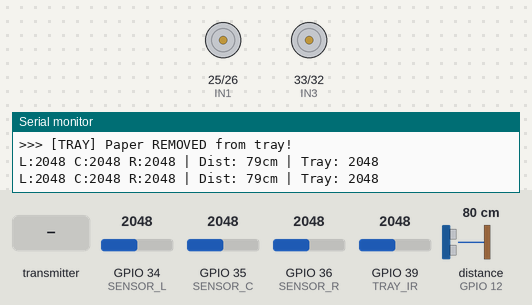
A sketch run on a simulated ESP32. Shown: motor-driver pin pairs drawn as motors (green arrow = first pin HIGH = forward, orange = second pin HIGH = backward, longer = more drive, scaled by the enable pin), the last lines printed to the serial monitor. Wiring (inferred from the names in the program): ultrasonic range finder: trigger GPIO 13; echo GPIO 12. The inputs (shaded band) are chosen by the test bench; at power-on: GPIO 39 (TRAY_IR) = 2048, GPIO 34 (SENSOR_L) = 2048, GPIO 35 (SENSOR_C) = 2048, GPIO 36 (SENSOR_R) = 2048, distance to the obstacle (sensor on GPIO 12) 80 cm. The echo pulse lasts 58.3 µs per cm.

Above: at 1.2 s.
1.3 s: GPIO 39 (TRAY_IR) set to 2866
2.8 s: the transmitter starts sending requestActive = 1
At 13.3 s:
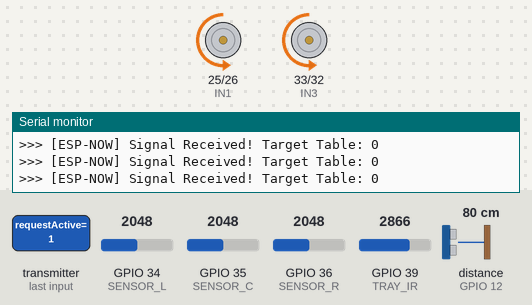
Timing chart, 0 to 24.9 s (numbered marks = the images above; inputs shaded):
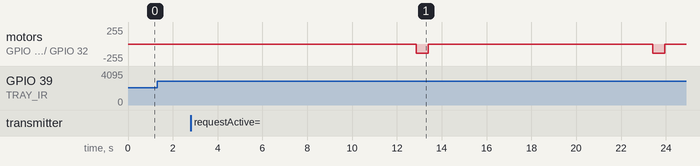

The sketch:

Robotics-ESP32.ino
```cpp
#include <Arduino.h>   // Core Arduino library for ESP32
#include <SPI.h>       // Serial Peripheral Interface for RFID communication
#include <MFRC522.h>   // Library for the MFRC522 RFID reader
#include <esp_now.h>   // ESP-NOW protocol for wireless communication
#include <WiFi.h>      // Required for ESP32 WiFi/ESP-NOW features

// ================= PIN DEFINITIONS =================
#define ENA 14         // PWM pin for Left Motor speed control
#define IN1 25
#define IN2 26
#define ENB 27         // PWM pin for Right Motor speed control
#define IN3 33
#define IN4 32

#define SS_PIN     5   // SDA (Slave Select) pin
#define RST_PIN    22  // Reset pin

#define TRIG       13  // outputs pulse
#define ECHO       12  // receives pulse

#define SENSOR_L   34  // Left IR Line Sensor (Analog input)
#define SENSOR_C   35  // Center IR Line Sensor (Analog input)
#define SENSOR_R   36  // Right IR Line Sensor (Analog input)

#define TRAY_IR    39  // IR Sensor for paper detection (Analog input)

// ================= SETTINGS & CONSTANTS =================
const int THRESHOLD      = 2000;  // Analog value above which the sensor "sees" black
const int TRAY_THRESHOLD = 2500;  // Threshold to determine if paper is present
const int SPEED          = 140;   // General driving speed (0-255)
const int TURN_SPD       = 160;   // Turning speed
const int DIST_STOP      = 15;    // Stop distance if obstacle is detected (cm)

bool systemActive = false;        // Flag to track if the robot is currently moving
bool paperPresent = true;         // Flag to track the paper's presence on the tray
unsigned long lastDebugTime = 0;  // Timer for serial print intervals
unsigned long lastRFIDTime  = 0;  // Timer to prevent repeat RFID scans

MFRC522 rfid(SS_PIN, RST_PIN);     // Create MFRC522 instance

// Data structure for ESP-NOW messages
typedef struct struct_message {
    int tableID;
    bool requestActive;
} struct_message;
struct_message incomingData;

// ================= COMMUNICATION CALLBACK =================
// runs automatically whenever a signal is received from another ESP32
void OnDataRecv(const esp_now_recv_info *info, const uint8_t *incoming, int len) {
  memcpy(&incomingData, incoming, sizeof(incomingData)); // Copy received data to our structure
  if(incomingData.requestActive) {                        // Check if the signal is an "Active" request
    systemActive = true;                                  // Wake up the robot
    Serial.printf(">>> [ESP-NOW] Signal Received! Target Table: %d\n", incomingData.tableID);
  }
}

// ================= MOTOR CONTROL =================
void drive(int lSpd, int rSpd) {
  digitalWrite(IN1, LOW); digitalWrite(IN2, HIGH);  // Set Left Motor direction forward
  digitalWrite(IN3, LOW); digitalWrite(IN4, HIGH);  // Set Right Motor direction forward
  ledcWrite(ENA, lSpd); ledcWrite(ENB, rSpd);        // Apply PWM speed to both motors
}

void stopMotors() {
  digitalWrite(IN1, LOW); digitalWrite(IN2, LOW);    // Stop power to motors
  digitalWrite(IN3, LOW); digitalWrite(IN4, LOW);
  ledcWrite(ENA, 0);    ledcWrite(ENB, 0);           // Set PWM speed to zero
}

// ================= SENSOR FUNCTIONS =================
/*Ultrasonic Sensor*/
long getDistance() {
  digitalWrite(TRIG, LOW); delayMicroseconds(2);     // Ensure Trigger is clear
  digitalWrite(TRIG, HIGH); delayMicroseconds(10);   // Send 10-microsecond sonic burst
  digitalWrite(TRIG, LOW);                           // Turn off Trigger
  long duration = pulseIn(ECHO, HIGH, 25000);        // Measure time for echo to return
  return (duration == 0) ? 999 : (duration * 0.034 / 2); // Convert time to centimeters
}

/*RFID Module*/
void scanRFID() {
  if (!rfid.PICC_IsNewCardPresent() || !rfid.PICC_ReadCardSerial()) return; // Exit if no card found
  if (millis() - lastRFIDTime < 3000) return;         // Skip if we scanned this tag very recently

  String tagID = "";
  for (byte i = 0; i < rfid.uid.size; i++) {          // Loop through tag UID bytes
    tagID += String(rfid.uid.uidByte[i], HEX);        // Convert bytes to Hex string
  }
  Serial.print(">>> [RFID SCAN] Location Tag: "); Serial.println(tagID); // Log location
  lastRFIDTime = millis();                            // Update the last scan timer
}

/*IR Sensor for Paper Detection*/
void checkTrayStatus() {
  int trayVal = analogRead(TRAY_IR);                  // Read infrared reflection from tray

  if (paperPresent && trayVal < TRAY_THRESHOLD) {     // If paper was there, but reflection dropped
    Serial.println(">>> [TRAY] Paper REMOVED from tray!"); // Print event
    paperPresent = false;                             // Update status to "Removed"
  }
  else if (!paperPresent && trayVal > TRAY_THRESHOLD) { // If paper was gone, but reflection increased
    Serial.println(">>> [TRAY] Paper PLACED on tray."); // Print event
    paperPresent = true;                              // Update status to "Present"
  }
}

// ================= SETUP =================
void setup() {
  Serial.begin(115200);                               // Start Serial communication
  WiFi.mode(WIFI_STA);                                // Initialize WiFi in Station mode

  if (esp_now_init() == ESP_OK) {                     // Start ESP-NOW wireless protocol
    esp_now_register_recv_cb(OnDataRecv);             // Link the callback function for data reception
  }

  SPI.begin();                                        // Start SPI bus for RFID
  rfid.PCD_Init();                                    // Initialize RFID hardware

  pinMode(IN1, OUTPUT); pinMode(IN2, OUTPUT);         // Set motor direction pins as outputs
  pinMode(IN3, OUTPUT); pinMode(IN4, OUTPUT);         // Set motor direction pins as outputs
  pinMode(TRIG, OUTPUT); pinMode(ECHO, INPUT);        // Set Ultrasonic pins

  pinMode(SENSOR_L, INPUT);                           // Set Left Line Sensor as input
  pinMode(SENSOR_C, INPUT);                           // Set Center Line Sensor as input
  pinMode(SENSOR_R, INPUT);                           // Set Right Line Sensor as input
  pinMode(TRAY_IR, INPUT);                            // Set Tray Sensor as input

  ledcAttach(ENA, 5000, 8);                           // Attach PWM to ENA (5kHz, 8-bit)
  ledcAttach(ENB, 5000, 8);                           // Attach PWM to ENB (5kHz, 8-bit)
}

// ================= MAIN LOOP =================
void loop() {
  int valL = analogRead(SENSOR_L);                    // Read analog value from Left sensor
  int valC = analogRead(SENSOR_C);                    // Read analog value from Center sensor
  int valR = analogRead(SENSOR_R);                    // Read analog value from Right sensor
  long dist = getDistance();                          // Get latest obstacle distance

  bool L = (valL > THRESHOLD);                        // Determine if Left is on black line
  bool C = (valC > THRESHOLD);                        // Determine if Center is on black line
  bool R = (valR > THRESHOLD);                        // Determine if Right is on black line

  checkTrayStatus();                                  // Constantly check if paper is taken
  scanRFID();                                         // Constantly check for location tags

  if (millis() - lastDebugTime > 400) {               // Debug print every 400ms
    Serial.printf("L:%d C:%d R:%d | Dist: %ldcm | Tray: %d\n", valL, valC, valR, dist, analogRead(TRAY_IR));
    lastDebugTime = millis();
  }

  if (dist < DIST_STOP) {                             // If obstacle is detected
    stopMotors();                                     // Emergency stop
    return;                                           // Exit loop early to prevent movement
  }

  if (!systemActive) {                                // If robot is waiting for orders
    if (C && !L && !R) { systemActive = true; }       // Start if placed on a single center line
    else { stopMotors(); return; }                    // Otherwise stay still
  }

  // NAVIGATION & JUNCTION LOGIC
  if (L && C && R) {                                  // T-JUNCTION: All 3 sensors see black
    Serial.println(">>> [EVENT] T-Junction! Waiting 10s...");
    stopMotors();                                     // Stop for delivery
    for(int i = 0; i < 100; i++) {                    // Split 10s into small chunks
      checkTrayStatus();                              // Check tray while waiting
      delay(100);                                     // 100ms * 100 = 10 seconds total
    }
    drive(SPEED, SPEED);                              // Resume driving
    delay(500);                                       // Drive past the junction line to avoid re-triggering
  }
  else if (L) {                                       // DEVIATED LEFT: Robot is too far right
    drive(0, TURN_SPD);                               // Slow left motor to pivot back onto line
  }
  else if (R) {                                       // DEVIATED RIGHT: Robot is too far left
    drive(TURN_SPD, 0);                               // Slow right motor to pivot back onto line
  }
  else if (C) {                                       // ON TRACK: Center sensor is on line
    drive(SPEED, SPEED);                              // Drive straight
  }
  else {                                              // LOST LINE: All sensors see white
    stopMotors();                                     // Stop to prevent wandering
    systemActive = false;                             // Enter standby mode
  }

  delay(10);                                          // Tiny delay for system stability
}
```

Measured:
- after the input at 2.8 s, motor on GPIO 25 (IN1) / GPIO 26 (IN2), motor on GPIO 33 (IN3) / GPIO 32 (IN4): alternates backward 139/255 for 0.54 s and stopped for 10.0 s, starting after 10.1 s
